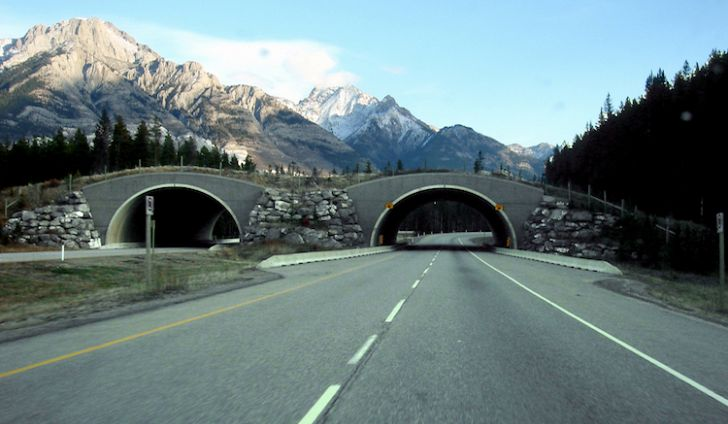
#> input picture Computer-vision/Images and Videos/road.jpg, 728 x 424 px
$ python Contrast_Streching.py
#> lines starting #> are read from the running program, lines starting #| are printed output that depends on the picture; after the words box and inside, x2 and y2 are one past the last pixel; in counts of white or black regions, pixels touching at a corner belong together
import cv2
import numpy as np

'''
most commonly used piecewise-linear transformation functions is contrast stretching.

Contrast can be defined as:

Contrast =  (I_max - I_min)/(I_max + I_min)
'''

# Function to map each intensity level to output intensity level.
def pixelVal(pix, r1, s1, r2, s2):

    # In between 0 to r1
    if ( pix>=0 and pix <= r1):
        return (s1 / r1)*pix

    # In between r1 to r2
    elif (pix > r1 and pix <= r2):
        slope = (s2 - s1)/(r2 - r1)
        return (slope) * (pix - r1) + s1

    # Greater then r2
    else:
        return ((255 - s2)/(255 - r2)) * (pix - r2) + s2

# Open the image.
img = cv2.imread('../Images and Videos/road.jpg')
#> img is the input picture: shape (424, 728, 3); mean B, G, R 128.1, 126.3, 106.6
gray = cv2.cvtColor(img,cv2.COLOR_BGR2GRAY)
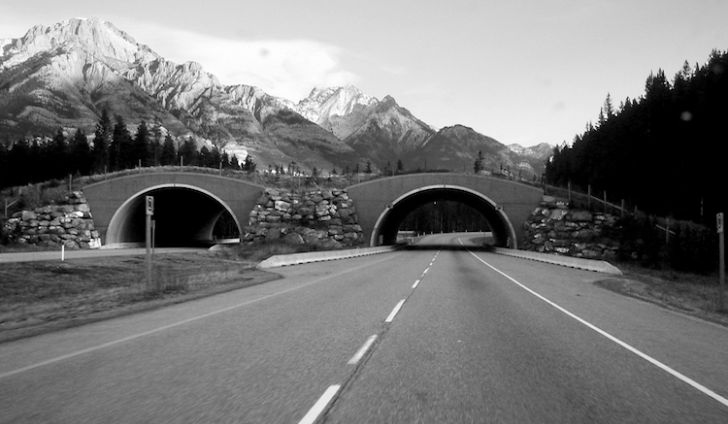
#> gray: shape (424, 728); min 0, max 255, mean 120.6

# Define parameters.
r1 = 70
s1 = 0
r2 = 140
s2 = 255

# Vectorize the function to apply it to each value in the Numpy array.
pixelVal_vec = np.vectorize(pixelVal)

# Apply contrast stretching.
contrast_stretched = pixelVal_vec(gray, r1, s1, r2, s2)
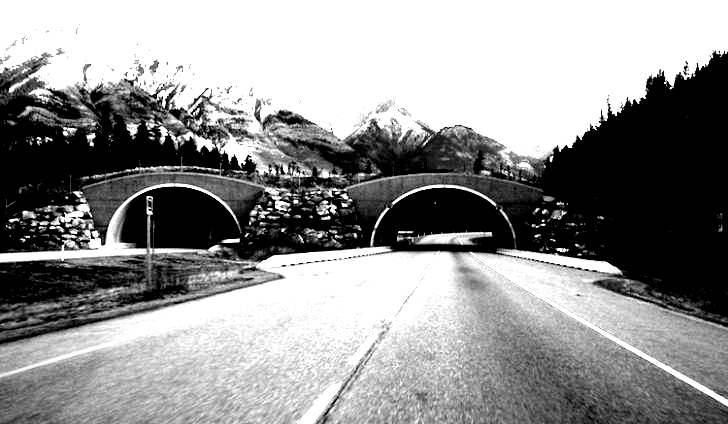
#> contrast_stretched: shape (424, 728) float64; min 0, max 255, mean 147.2

print(np.min(contrast_stretched),np.max(contrast_stretched))
#| 0.0 255.0
# Save edited image.
cv2.imshow('grayscale',gray)
cv2.imshow('contrast_stretch.jpg',contrast_stretched)
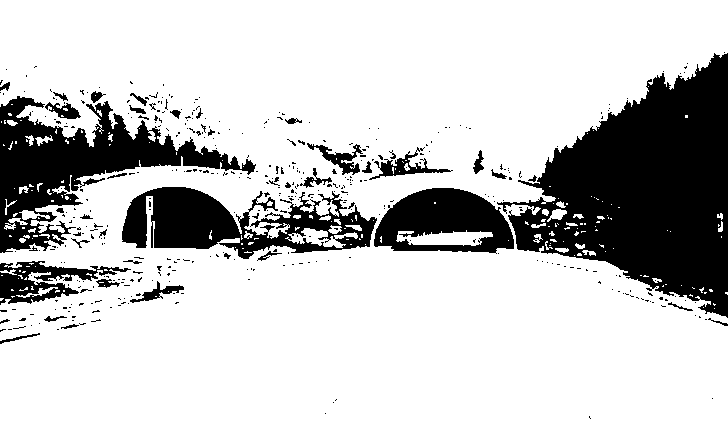
#> window 'contrast_stretch.jpg': shape (424, 728); 77.6% white; 422 black regions (379 under 20 px), largest, box (x1, y1, x2, y2) and area: (497, 53, 728, 318) 32996, (0, 96, 256, 253) 13315, (122, 187, 377, 259) 9264
cv2.imwrite('contrast_stretch.jpg',contrast_stretched)

cv2.waitKey(0)
cv2.destroyAllWindows()

'''

With (r1, s1), (r2, s2) as parameters, the function stretches the intensity levels by essentially decreasing
the intensity of the dark pixels and increasing the intensity of the light pixels. If r1 = s1 = 0 and r2 = s2 = L-1,
the function becomes a straight dotted line in the graph (which gives no effect).
The function is monotonically increasing so that the order of intensity levels between pixels is preserved.

Referece :https://www.geeksforgeeks.org/python-intensity-transformation-operations-on-images/

'''

$ run again, with Computer-vision/Images and Videos/Building.jpg copied over Computer-vision/Images and Videos/road.jpg
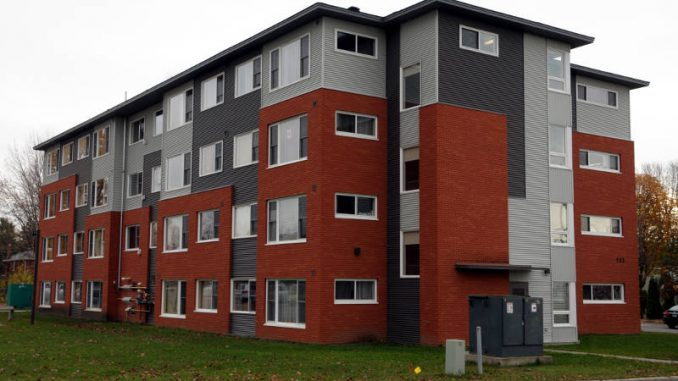
#> input picture Computer-vision/Images and Videos/Building.jpg, 678 x 381 px
#> img is the input picture: shape (381, 678, 3); mean B, G, R 88.4, 96.5, 112.9
#> `gray = cv2.cvtColor(img,cv2.COLOR_BGR2GRAY)`:
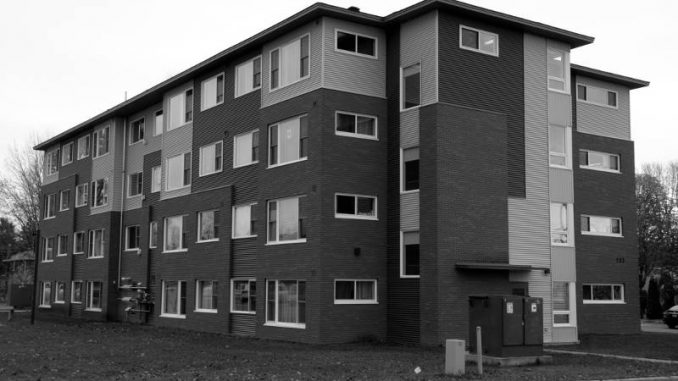
#> gray: shape (381, 678); min 0, max 255, mean 100.5
#| 0.0 255.0
#> `cv2.imshow('contrast_stretch.jpg',contrast_stretched)`:
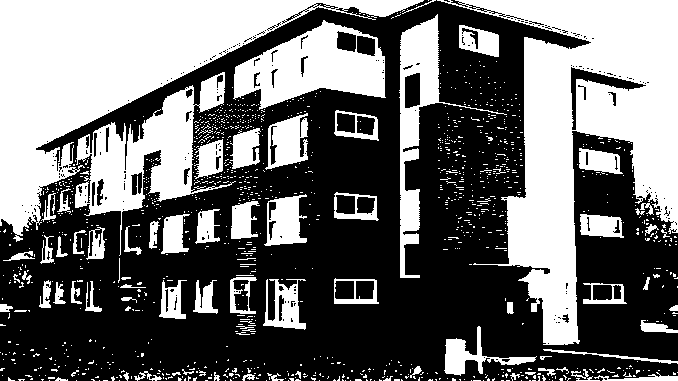
#> window 'contrast_stretch.jpg': shape (381, 678); 43.1% white; 1265 white regions (1183 under 20 px), largest, box (x1, y1, x2, y2) and area: (437, 0, 678, 345) 34238, (0, 0, 424, 242) 32608, (75, 72, 236, 256) 9196

$ run again, with Computer-vision/Images and Videos/DL-3.jpg copied over Computer-vision/Images and Videos/road.jpg
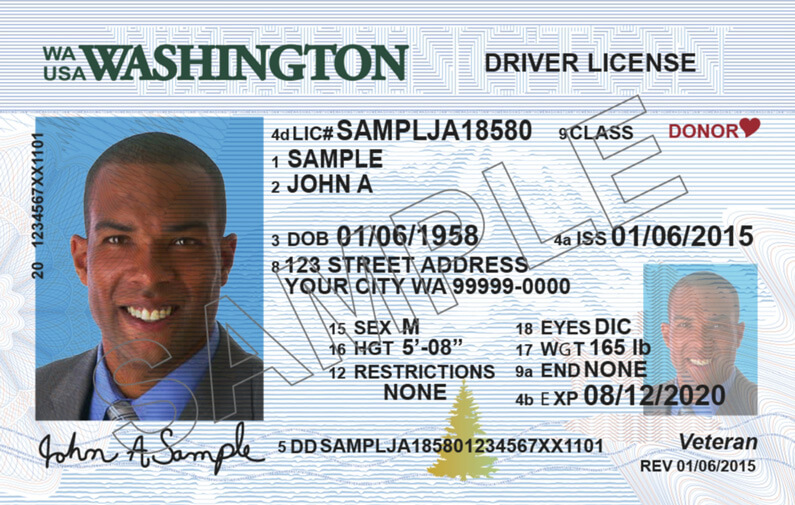
#> input picture Computer-vision/Images and Videos/DL-3.jpg, 795 x 505 px
#> img is the input picture: shape (505, 795, 3); mean B, G, R 199.9, 192.6, 185.3
#> `gray = cv2.cvtColor(img,cv2.COLOR_BGR2GRAY)`:
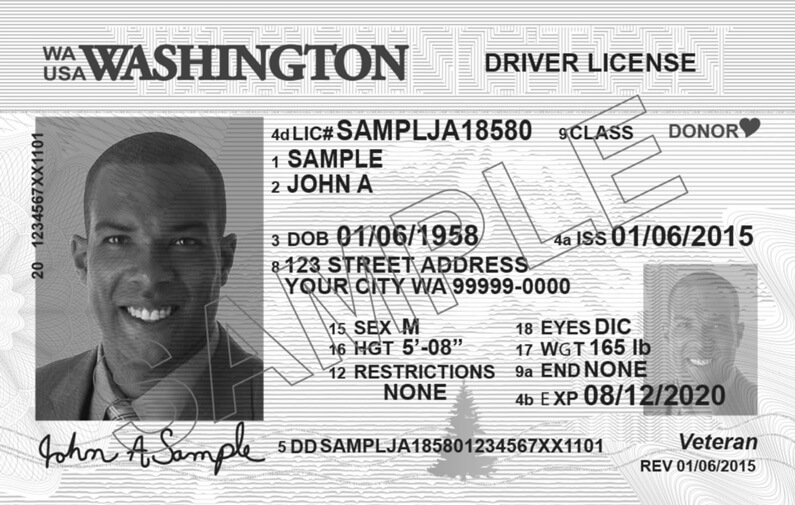
#> gray: shape (505, 795); min 6, max 255, mean 191.3
#| 0.0 255.0
#> `cv2.imshow('contrast_stretch.jpg',contrast_stretched)`:
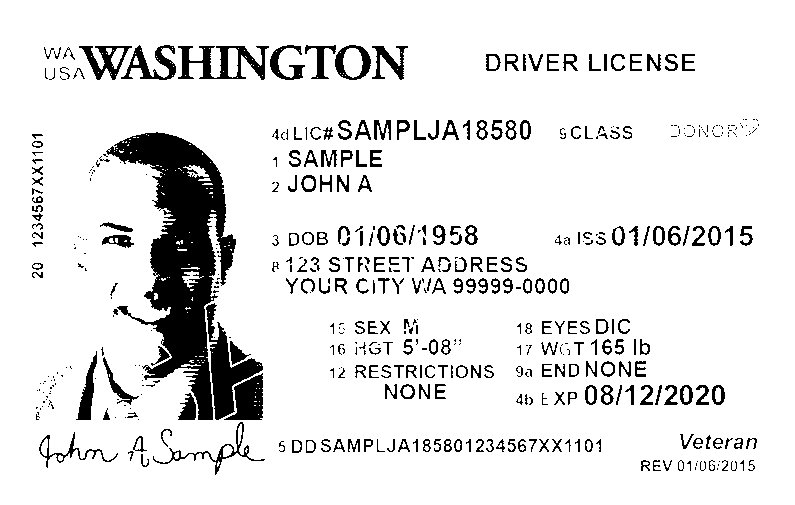
#> window 'contrast_stretch.jpg': shape (505, 795); 89.5% white; 492 black regions (218 under 20 px), largest, box (x1, y1, x2, y2) and area: (106, 132, 236, 420) 14823, (206, 303, 263, 420) 2230, (178, 46, 269, 80) 1359
